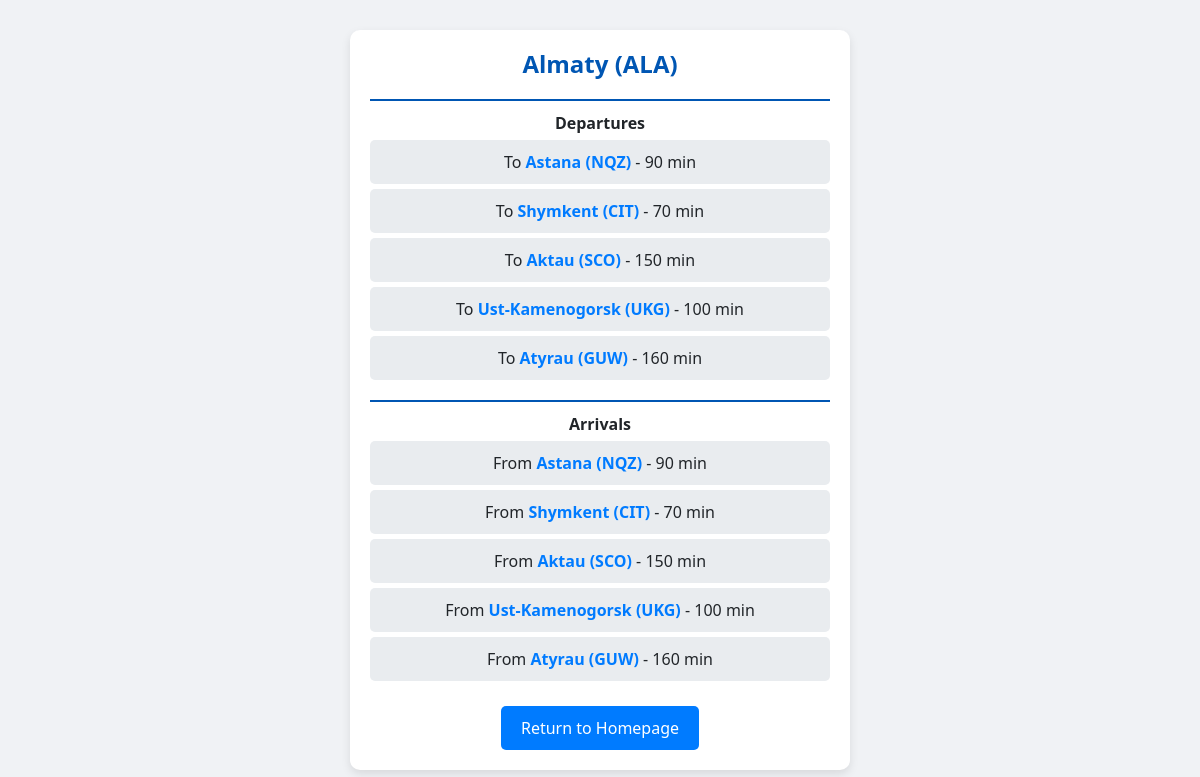
/flights/airport/1/, run on the app's committed database.
### flights/models.py (models this page shows, shortened)
class Airport(models.Model):
    code = models.CharField(max_length=3, unique=True)
    city = models.CharField(max_length=100)

class Flight(models.Model):
    origin = models.ForeignKey(Airport, on_delete=models.CASCADE, related_name='flights_from')
    destination = models.ForeignKey(Airport, on_delete=models.CASCADE, related_name='flights_to')
    duration = models.IntegerField()
    capacity = models.IntegerField()

### flights/views.py (the view)
# urls.py: path('flights/airport/<int:airport_id>/', flights_views.airport, name='airport_details'),
def airport(request, airport_id):
    airport_obj = get_object_or_404(Airport, id=airport_id)
    arriving_flights = Flight.objects.filter(destination=airport_obj)
    departing_flights = Flight.objects.filter(origin=airport_obj)
    return render(request, 'airport.html', {
        'airport': airport_obj,
        'arriving_flights': arriving_flights,
        'departing_flights': departing_flights
    })

### templates/airport.html (shortened to what this page needs)
<!DOCTYPE html>
<html lang="en">
<head>
    <link rel="stylesheet" href="https://cdn.jsdelivr.net/npm/bootstrap@5.3.0/dist/css/bootstrap.min.css">
</head>
<body>
    <div class="container">
        <h1>{{ airport.city }} ({{ airport.code }})</h1>
        <div class="section-title">Departures</div>
        {% for flight in departing_flights %}
            <div class="flight-item">To <strong>
                <a href="{% url 'airport_details' flight.origin.id %}" class="city-link">{{ flight.destination.city }} ({{ flight.destination.code }})</a>
            </strong> - {{ flight.duration }} min</div>
        {% empty %}
            <div class="flight-item">No departing flights.</div>
        {% endfor %}
        <div class="section-title">Arrivals</div>
        {% for flight in arriving_flights %}
            <div class="flight-item">From <strong><a href="{% url 'airport_details' flight.origin.id %}" class="city-link">{{ flight.origin.city }} ({{ flight.origin.code }})</a></strong> - {{ flight.duration }} min</div>
        {% empty %}
            <div class="flight-item">No arriving flights.</div>
        {% endfor %}
        <a href="{% url 'index' %}" class="btn btn-primary">Return to Homepage</a>
    </div>
</body>
</html>

### templates/airport.html (style rules this page uses)
body { background-color: #f0f2f5; display: flex; justify-content: center; align-items: center; height: 100vh; }
.container { max-width: 500px; background: white; padding: 20px; border-radius: 10px; box-shadow: 0 4px 10px rgba(0, 0, 0, 0.1); text-align: center; }
h1 { font-size: 24px; font-weight: bold; color: #0056b3; }
.section-title { font-weight: bold; margin-top: 20px; border-top: 2px solid #0056b3; padding-top: 10px; }
.flight-item { background: #e9ecef; padding: 10px; border-radius: 5px; margin: 5px 0; }
.btn-primary { background: #007bff; border: none; padding: 10px 20px; margin-top: 20px; border-radius: 5px; }
.city-link { text-decoration: none; color: #007bff; font-weight: bold; }

### data on the page
Airport: city "Almaty", code "ALA"
Flight: destination.city "Astana", destination.code "NQZ", duration "90"
Flight: destination.city "Shymkent", destination.code "CIT", duration "70"
Flight: destination.city "Aktau", destination.code "SCO", duration "150"
Flight: destination.city "Ust-Kamenogorsk", destination.code "UKG", duration "100"
Flight: destination.city "Atyrau", destination.code "GUW", duration "160"
Flight: origin.city "Astana", origin.code "NQZ", duration "90"
Flight: origin.city "Shymkent", origin.code "CIT", duration "70"
Flight: origin.city "Aktau", origin.code "SCO", duration "150"
Flight: origin.city "Ust-Kamenogorsk", origin.code "UKG", duration "100"
Flight: origin.city "Atyrau", origin.code "GUW", duration "160"
